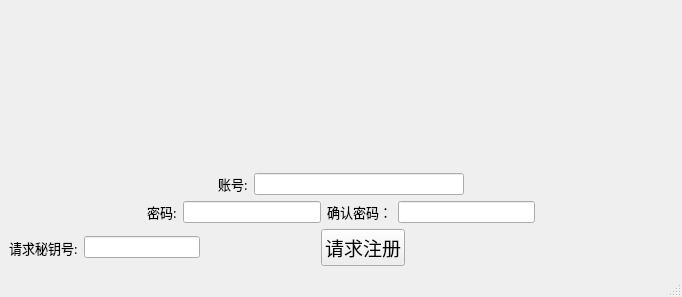
<?xml version="1.0" encoding="UTF-8"?>
<ui version="4.0">
 <class>Register</class>
 <widget class="QMainWindow" name="Register">
  <property name="geometry">
   <rect>
    <x>0</x>
    <y>0</y>
    <width>682</width>
    <height>297</height>
   </rect>
  </property>
  <property name="windowTitle">
   <string>威腾股份(注册)</string>
  </property>
  <property name="windowIcon">
   <iconset resource="Login.qrc">
    <normaloff>:/Login/Resources/Myicon.ico</normaloff>:/Login/Resources/Myicon.ico</iconset>
  </property>
  <widget class="QWidget" name="centralwidget">
   <layout class="QVBoxLayout" name="verticalLayout_3">
    <item>
     <layout class="QVBoxLayout" name="verticalLayout_2">
      <item>
       <widget class="QLabel" name="label">
        <property name="text">
         <string/>
        </property>
        <property name="pixmap">
         <pixmap resource="Login.qrc">:/Login/Resources/RegisterA.bmp</pixmap>
        </property>
       </widget>
      </item>
      <item>
       <layout class="QVBoxLayout" name="verticalLayout">
        <item>
         <layout class="QHBoxLayout" name="horizontalLayout">
          <item>
           <spacer name="horizontalSpacer">
            <property name="orientation">
             <enum>Qt::Horizontal</enum>
            </property>
            <property name="sizeHint" stdset="0">
             <size>
              <width>168</width>
              <height>20</height>
             </size>
            </property>
           </spacer>
          </item>
          <item>
           <widget class="QLabel" name="label_2">
            <property name="font">
             <font>
              <family>Adobe Arabic</family>
              <pointsize>10</pointsize>
             </font>
            </property>
            <property name="text">
             <string>账号:</string>
            </property>
           </widget>
          </item>
          <item>
           <widget class="QLineEdit" name="R_account"/>
          </item>
          <item>
           <spacer name="horizontalSpacer_2">
            <property name="orientation">
             <enum>Qt::Horizontal</enum>
            </property>
            <property name="sizeHint" stdset="0">
             <size>
              <width>168</width>
              <height>20</height>
             </size>
            </property>
           </spacer>
          </item>
         </layout>
        </item>
        <item>
         <layout class="QHBoxLayout" name="horizontalLayout_2">
          <item>
           <spacer name="horizontalSpacer_7">
            <property name="orientation">
             <enum>Qt::Horizontal</enum>
            </property>
            <property name="sizeHint" stdset="0">
             <size>
              <width>88</width>
              <height>20</height>
             </size>
            </property>
           </spacer>
          </item>
          <item>
           <widget class="QLabel" name="label_3">
            <property name="font">
             <font>
              <family>Adobe Arabic</family>
              <pointsize>10</pointsize>
             </font>
            </property>
            <property name="text">
             <string>密码:</string>
            </property>
           </widget>
          </item>
          <item>
           <widget class="QLineEdit" name="R_password">
            <property name="echoMode">
             <enum>QLineEdit::Password</enum>
            </property>
           </widget>
          </item>
          <item>
           <widget class="QLabel" name="label_4">
            <property name="font">
             <font>
              <family>Adobe Arabic</family>
              <pointsize>10</pointsize>
             </font>
            </property>
            <property name="text">
             <string>确认密码：</string>
            </property>
           </widget>
          </item>
          <item>
           <widget class="QLineEdit" name="R_password_2">
            <property name="echoMode">
             <enum>QLineEdit::Password</enum>
            </property>
           </widget>
          </item>
          <item>
           <spacer name="horizontalSpacer_4">
            <property name="orientation">
             <enum>Qt::Horizontal</enum>
            </property>
            <property name="sizeHint" stdset="0">
             <size>
              <width>88</width>
              <height>20</height>
             </size>
            </property>
           </spacer>
          </item>
         </layout>
        </item>
        <item>
         <layout class="QHBoxLayout" name="horizontalLayout_3">
          <item>
           <widget class="QLabel" name="label_5">
            <property name="font">
             <font>
              <family>Adobe 黑体 Std R</family>
              <pointsize>10</pointsize>
             </font>
            </property>
            <property name="text">
             <string>请求秘钥号:</string>
            </property>
           </widget>
          </item>
          <item>
           <widget class="QLineEdit" name="R_rqpwd">
            <property name="echoMode">
             <enum>QLineEdit::Password</enum>
            </property>
           </widget>
          </item>
          <item>
           <spacer name="horizontalSpacer_3">
            <property name="orientation">
             <enum>Qt::Horizontal</enum>
            </property>
            <property name="sizeHint" stdset="0">
             <size>
              <width>58</width>
              <height>20</height>
             </size>
            </property>
           </spacer>
          </item>
          <item>
           <widget class="QPushButton" name="Bt_requset">
            <property name="font">
             <font>
              <family>Adobe Arabic</family>
              <pointsize>14</pointsize>
             </font>
            </property>
            <property name="text">
             <string>请求注册</string>
            </property>
           </widget>
          </item>
          <item>
           <spacer name="horizontalSpacer_6">
            <property name="orientation">
             <enum>Qt::Horizontal</enum>
            </property>
            <property name="sizeHint" stdset="0">
             <size>
              <width>268</width>
              <height>20</height>
             </size>
            </property>
           </spacer>
          </item>
         </layout>
        </item>
       </layout>
      </item>
     </layout>
    </item>
   </layout>
  </widget>
  <widget class="QMenuBar" name="menubar">
   <property name="geometry">
    <rect>
     <x>0</x>
     <y>0</y>
     <width>682</width>
     <height>18</height>
    </rect>
   </property>
  </widget>
  <widget class="QStatusBar" name="statusbar"/>
 </widget>
 <resources>
  <include location="Login.qrc"/>
 </resources>
 <connections/>
</ui>
